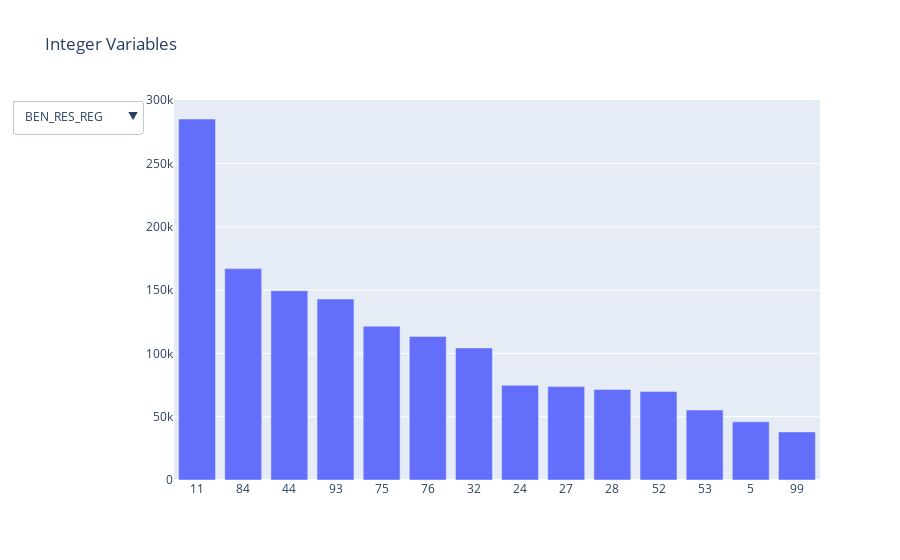

The notebook cell saved with this chart:
### Code cell
fig = go.Figure()

def add_value_count_trace(df, col):
    addTraceObj = \
        go.Bar(x=list(dfMain[col].value_counts().index),
               y=list(dfMain[col].value_counts()), visible=False)
    return addTraceObj

figAllTraces = [add_value_count_trace(dfMain, col)
                for col in varIntegerCols]

BUTTONS = []
i=-1
visibleOptions = [False for i in range(0,len(figAllTraces))]
for col in varIntegerCols:
    i+=1
    #print(i)
    #print(col)
    visibleList = copy.copy(visibleOptions)
    visibleList[i] = True
    tempDict = dict(label=col, method='update',
                    args=[{'visible': visibleList}])
    BUTTONS.append(tempDict)

for tempFig in figAllTraces:
    fig.add_trace(tempFig)

fig.update_layout(dict(xaxis={'type':'category'}), title_text="Integer Variables")    
    
fig.update_layout(
    updatemenus=[
        go.layout.Updatemenu(
            active=-1,
            buttons=BUTTONS,
            showactive=True
        )
    ]
)

fig.show()

### Figure 1 — Plotly figure (JSON) as saved in the notebook; plotly's stock layout.template omitted (floating-point values rounded to 4 significant figures; data arrays with more than 128 entries replaced by an {"elided": "..."} marker saying what was removed)
{"data": [{"type": "bar", "visible": false, "x": [201812], "y": [1513175]}, {"type": "bar", "visible": false, "x": [11, 99, 84, 44, 93, 75, 32, 76, 24, 28, 27, 52, 53, 5], "y": [405135, 137032, 127587, 124975, 112764, 92832, 86732, 85708, 77764, 60360, 59337, 57433, 43657, 41859]}, {"type": "bar", "visible": false, "x": [60, 70, 50, 0, 40, 80, 30, 20, 99], "y": [245691, 218355, 215036, 182211, 177801, 173026, 158129, 141287, 1639]}, {"type": "bar", "visible": true, "x": [11, 84, 44, 93, 75, 76, 32, 24, 27, 28, 52, 53, 5, 99], "y": [285156, 166979, 149498, 142974, 121544, 113426, 104333, 74748, 73769, 71571, 69984, 55285, 45920, 37988]}, {"type": "bar", "visible": false, "x": [0, 9, 1], "y": [895201, 580996, 36978]}, {"type": "bar", "visible": false, "x": [1, 3, 2, 4, 0], "y": [1227715, 161843, 119717, 3869, 31]}, {"type": "bar", "visible": false, "x": [2, 1], "y": [864629, 648546]}, {"type": "bar", "visible": false, "x": [121, 0, 71, 60, 16, 21, 44, 22, 42, 13, 43, 11, 12, 14, 30, 92, 45, 41, 85, 101, 23, 48, 72, 91], "y": [833032, 669415, 6101, 903, 814, 802, 723, 479, 257, 162, 123, 87, 85, 71, 40, 25, 22, 17, 5, 4, 3, 2, 2, 1]}, {"type": "bar", "visible": false, "x": [9999, 1110, 2206, 1205, 1102, 1101, 2100, 1111, 2201, 1201, 1107, 2202, 1203, 3401, 1104, 1103, 4301, 1106, 1109, 4401, 4303], "y": [1349035, 104531, 41611, 5112, 3901, 2815, 2604, 1532, 680, 406, 396, 245, 105, 70, 37, 33, 26, 18, 11, 6, 1]}, {"type": "bar", "visible": false, "x": [99, 11, 84, 93, 75, 76, 44, 32, 52, 27, 24, 28, 53, 5], "y": [1349037, 33544, 22481, 17890, 16019, 15612, 15350, 10953, 7235, 6777, 6166, 5634, 4050, 2427]}, {"type": "bar", "visible": false, "x": [99, 4, 6, 1, 2, 3], "y": [1349030, 105514, 48673, 9689, 263, 6]}, {"type": "bar", "visible": false, "x": [99, 11, 84, 93, 44, 76, 75, 32, 27, 52, 28, 53, 24, 5], "y": [1382889, 40051, 13396, 11604, 11035, 10058, 9890, 7293, 5872, 5496, 4862, 4502, 4497, 1730]}, {"type": "bar", "visible": false, "x": [9999, 2206, 1110, 1102, 1101, 2201, 1107, 1205, 1104, 2100, 1103, 2202, 1106, 1201, 1111, 1203, 4401, 4106, 4301, 4101, 1109, 3401, 1112, 4402, 4103, 4303, 4102, 4603, 4604, 4302, 2103, 1114, 4104, 4605, 1113], "y": [1383524, 43617, 31015, 23632, 19464, 3417, 2183, 1596, 906, 653, 616, 563, 438, 420, 359, 174, 115, 113, 107, 55, 34, 30, 28, 22, 20, 15, 14, 11, 10, 7, 5, 5, 5, 1, 1]}, {"type": "bar", "visible": false, "x": [9, 2, 1, 3], "y": [1477944, 30973, 4255, 3]}, {"type": "bar", "visible": false, "x": [99, 7, 36, 3, 14, 2, 1, 4, 5, 17, 8, 20, 15, 45, 22, 10, 11], "y": [1351831, 108986, 37913, 6648, 4966, 1916, 428, 263, 127, 36, 27, 10, 6, 6, 5, 4, 3]}, {"type": "bar", "visible": false, "x": [0, 8], "y": [1043904, 469271]}, {"type": "bar", "visible": false, "x": {"elided": "5934 int values"}, "y": {"elided": "5934 int values"}}, {"type": "bar", "visible": false, "x": {"elided": "5871 int values"}, "y": {"elided": "5871 int values"}}, {"type": "bar", "visible": false, "x": [2018, 2017, 2016, 1, 2015, 2014, 2013, 2012, 2010, 2009], "y": [1484417, 25145, 2656, 840, 65, 26, 19, 5, 1, 1]}, {"type": "bar", "visible": false, "x": [12, 11, 10, 9, 8, 7, 6, 5, 4, 3, 1, 2], "y": [808192, 428554, 112272, 50981, 22416, 21634, 18242, 13654, 11032, 9875, 8936, 7387]}, {"type": "bar", "visible": false, "x": [10, 30, 40, 70, 90, 22], "y": [1479557, 23853, 8215, 833, 582, 135]}, {"type": "bar", "visible": false, "x": [0], "y": [1513175]}, {"type": "bar", "visible": false, "x": [0, 2, 1, 3], "y": [1511066, 1711, 363, 35]}, {"type": "bar", "visible": false, "x": [1, 9, 0, 8, 7, 2, 5, 4, 3], "y": [863823, 580996, 25969, 18860, 16048, 6641, 453, 379, 6]}, {"type": "bar", "visible": false, "x": [99, 11, 35, 36, 16, 17, 12, 31, 18, 19, 14, 22, 34, 25, 21, 15, 33], "y": [580996, 556422, 339197, 32438, 2581, 620, 427, 222, 161, 41, 40, 16, 4, 4, 3, 2, 1]}, {"type": "bar", "visible": false, "x": [9, 0, 2, 1], "y": [1349030, 81160, 80915, 2070]}, {"type": "bar", "visible": false, "x": [99, 0, 41, 42, 62, 91, 20, 10, 43, 44, 30, 51, 21, 46, 45, 56, 82, 81, 54, 63, 57, 55, 92], "y": [580999, 475759, 132493, 108003, 57392, 46403, 44495, 19703, 14251, 12358, 7743, 4731, 3654, 1564, 1388, 654, 643, 294, 279, 168, 123, 51, 27]}, {"type": "bar", "visible": false, "x": [0, 9, 2, 1, 3, 4], "y": [875189, 580996, 47759, 6048, 3160, 23]}, {"type": "bar", "visible": false, "x": {"elided": "299 int values"}, "y": {"elided": "299 int values"}}, {"type": "bar", "visible": false, "x": [2, 1], "y": [1507656, 5519]}, {"type": "bar", "visible": false, "x": [0, 99, 4, 5, 1, 11, 12, 6, 3, 2], "y": [885118, 580996, 18865, 14955, 6362, 3211, 1669, 1093, 453, 453]}, {"type": "bar", "visible": false, "x": [31, 3, 4, 13, 24, 1, 34, 22, 5, 33, 28, 23, 6, 7, 25, 11, 12, 2, 27, 32, 26, 0, 10, 8], "y": [530669, 409316, 139418, 66210, 61851, 54319, 46381, 39388, 37582, 26481, 24389, 21930, 17053, 12703, 7088, 4484, 4030, 3871, 3772, 1425, 552, 169, 92, 2]}, {"type": "bar", "visible": false, "x": [11, 84, 44, 93, 75, 76, 32, 99, 52, 27, 28, 24, 53, 5], "y": [345984, 158814, 143255, 142736, 116015, 97947, 90351, 77088, 67627, 64790, 59877, 56522, 49452, 42717]}, {"type": "bar", "visible": false, "x": [0, 19, 60, 50, 26, 27, 30, 24, 29, 21, 55, 28, 99], "y": [1084137, 159782, 77196, 74866, 70378, 13640, 11477, 9065, 4892, 4315, 2337, 1089, 1]}, {"type": "bar", "visible": false, "x": [1, 2, 4, 7, 0, 8, 3, 6, 9, 5, 99], "y": [1040701, 154021, 143635, 70045, 59389, 13472, 11729, 8453, 4535, 4283, 2912]}, {"type": "bar", "visible": false, "x": [0, 1, 15, 4, 6, 7, 5, 11, 2, 3, 14, 33, 18, 8, 36, 42, 37, 12, 32, 13, 31, 9, 35, 34, 38, 80, 99], "y": [450781, 189043, 155522, 123940, 79375, 75896, 59387, 57699, 53006, 37243, 37046, 33635, 29402, 28692, 19363, 17493, 15064, 13395, 12253, 10952, 6655, 5556, 772, 765, 126, 112, 2]}, {"type": "bar", "visible": false, "x": [1, 9, 2, 8], "y": [986855, 486418, 39423, 479]}, {"type": "bar", "visible": false, "x": [99, 11, 84, 44, 93, 75, 76, 32, 52, 27, 28, 24, 53, 5], "y": [323473, 276693, 126092, 121537, 121029, 96292, 82278, 77163, 56759, 54254, 51126, 47453, 41200, 37826]}, {"type": "bar", "visible": false, "x": [0, 19, 99, 21, 24, 60, 26, 27, 29, 50, 55, 30, 28], "y": [1371654, 124599, 8107, 3395, 2716, 1160, 1140, 217, 115, 63, 5, 2, 2]}, {"type": "bar", "visible": false, "x": [1, 99, 4, 0, 9, 5, 6, 2, 7, 8, 3], "y": [1071933, 188737, 124101, 111642, 7820, 3309, 2696, 1578, 1140, 217, 2]}, {"type": "bar", "visible": false, "x": [0, 1, 15, 4, 7, 6, 5, 11, 14, 3, 2, 33, 18, 8, 42, 36, 12, 37, 32, 13, 99, 31, 9, 34, 35, 80, 38], "y": [363160, 353521, 183815, 99166, 66502, 62107, 52722, 50159, 38353, 32049, 29497, 29448, 29075, 18834, 16036, 15961, 14099, 12439, 12085, 10308, 8137, 7592, 5675, 1178, 1076, 105, 76]}, {"type": "bar", "visible": false, "x": [1, 9, 2, 8], "y": [876437, 565731, 69854, 1153]}, {"type": "bar", "visible": false, "x": [1, 9, 0], "y": [916131, 580996, 16048]}], "layout": {"autosize": true, "title": {"text": "Integer Variables"}, "updatemenus": [{"active": 3, "buttons": [{"args": [{"visible": [true, false, false, false, false, false, false, false, false, false, false, false, false, false, false, false, false, false, false, false, false, false, false, false, false, false, false, false, false, false, false, false, false, false, false, false, false, false, false, false, false, false, false]}], "label": "FLX_ANN_MOI", "method": "update"}, {"args": [{"visible": [false, true, false, false, false, false, false, false, false, false, false, false, false, false, false, false, false, false, false, false, false, false, false, false, false, false, false, false, false, false, false, false, false, false, false, false, false, false, false, false, false, false, false]}], "label": "ORG_CLE_REG", "method": "update"}, {"args": [{"visible": [false, false, true, false, false, false, false, false, false, false, false, false, false, false, false, false, false, false, false, false, false, false, false, false, false, false, false, false, false, false, false, false, false, false, false, false, false, false, false, false, false, false, false]}], "label": "AGE_BEN_SNDS", "method": "update"}, {"args": [{"visible": [false, false, false, true, false, false, false, false, false, false, false, false, false, false, false, false, false, false, false, false, false, false, false, false, false, false, false, false, false, false, false, false, false, false, false, false, false, false, false, false, false, false, false]}], "label": "BEN_RES_REG", "method": "update"}, {"args": [{"visible": [false, false, false, false, true, false, false, false, false, false, false, false, false, false, false, false, false, false, false, false, false, false, false, false, false, false, false, false, false, false, false, false, false, false, false, false, false, false, false, false, false, false, false]}], "label": "BEN_CMU_TOP", "method": "update"}, {"args": [{"visible": [false, false, false, false, false, true, false, false, false, false, false, false, false, false, false, false, false, false, false, false, false, false, false, false, false, false, false, false, false, false, false, false, false, false, false, false, false, false, false, false, false, false, false]}], "label": "BEN_QLT_COD", "method": "update"}, {"args": [{"visible": [false, false, false, false, false, false, true, false, false, false, false, false, false, false, false, false, false, false, false, false, false, false, false, false, false, false, false, false, false, false, false, false, false, false, false, false, false, false, false, false, false, false, false]}], "label": "BEN_SEX_COD", "method": "update"}, {"args": [{"visible": [false, false, false, false, false, false, false, true, false, false, false, false, false, false, false, false, false, false, false, false, false, false, false, false, false, false, false, false, false, false, false, false, false, false, false, false, false, false, false, false, false, false, false]}], "label": "DDP_SPE_COD", "method": "update"}, {"args": [{"visible": [false, false, false, false, false, false, false, false, true, false, false, false, false, false, false, false, false, false, false, false, false, false, false, false, false, false, false, false, false, false, false, false, false, false, false, false, false, false, false, false, false, false, false]}], "label": "ETE_CAT_SNDS", "method": "update"}, {"args": [{"visible": [false, false, false, false, false, false, false, false, false, true, false, false, false, false, false, false, false, false, false, false, false, false, false, false, false, false, false, false, false, false, false, false, false, false, false, false, false, false, false, false, false, false, false]}], "label": "ETE_REG_COD", "method": "update"}, {"args": [{"visible": [false, false, false, false, false, false, false, false, false, false, true, false, false, false, false, false, false, false, false, false, false, false, false, false, false, false, false, false, false, false, false, false, false, false, false, false, false, false, false, false, false, false, false]}], "label": "ETE_TYP_SNDS", "method": "update"}, {"args": [{"visible": [false, false, false, false, false, false, false, false, false, false, false, true, false, false, false, false, false, false, false, false, false, false, false, false, false, false, false, false, false, false, false, false, false, false, false, false, false, false, false, false, false, false, false]}], "label": "ETP_REG_COD", "method": "update"}, {"args": [{"visible": [false, false, false, false, false, false, false, false, false, false, false, false, true, false, false, false, false, false, false, false, false, false, false, false, false, false, false, false, false, false, false, false, false, false, false, false, false, false, false, false, false, false, false]}], "label": "ETP_CAT_SNDS", "method": "update"}, {"args": [{"visible": [false, false, false, false, false, false, false, false, false, false, false, false, false, true, false, false, false, false, false, false, false, false, false, false, false, false, false, false, false, false, false, false, false, false, false, false, false, false, false, false, false, false, false]}], "label": "MDT_TYP_COD", "method": "update"}, {"args": [{"visible": [false, false, false, false, false, false, false, false, false, false, false, false, false, false, true, false, false, false, false, false, false, false, false, false, false, false, false, false, false, false, false, false, false, false, false, false, false, false, false, false, false, false, false]}], "label": "MFT_COD", "method": "update"}, {"args": [{"visible": [false, false, false, false, false, false, false, false, false, false, false, false, false, false, false, true, false, false, false, false, false, false, false, false, false, false, false, false, false, false, false, false, false, false, false, false, false, false, false, false, false, false, false]}], "label": "PRS_FJH_TYP", "method": "update"}, {"args": [{"visible": [false, false, false, false, false, false, false, false, false, false, false, false, false, false, false, false, true, false, false, false, false, false, false, false, false, false, false, false, false, false, false, false, false, false, false, false, false, false, false, false, false, false, false]}], "label": "PRS_ACT_QTE", "method": "update"}, {"args": [{"visible": [false, false, false, false, false, false, false, false, false, false, false, false, false, false, false, false, false, true, false, false, false, false, false, false, false, false, false, false, false, false, false, false, false, false, false, false, false, false, false, false, false, false, false]}], "label": "FLT_ACT_QTE", "method": "update"}, {"args": [{"visible": [false, false, false, false, false, false, false, false, false, false, false, false, false, false, false, false, false, false, true, false, false, false, false, false, false, false, false, false, false, false, false, false, false, false, false, false, false, false, false, false, false, false, false]}], "label": "SOI_ANN", "method": "update"}, {"args": [{"visible": [false, false, false, false, false, false, false, false, false, false, false, false, false, false, false, false, false, false, false, true, false, false, false, false, false, false, false, false, false, false, false, false, false, false, false, false, false, false, false, false, false, false, false]}], "label": "SOI_MOI", "method": "update"}, {"args": [{"visible": [false, false, false, false, false, false, false, false, false, false, false, false, false, false, false, false, false, false, false, false, true, false, false, false, false, false, false, false, false, false, false, false, false, false, false, false, false, false, false, false, false, false, false]}], "label": "ASU_NAT", "method": "update"}, {"args": [{"visible": [false, false, false, false, false, false, false, false, false, false, false, false, false, false, false, false, false, false, false, false, false, true, false, false, false, false, false, false, false, false, false, false, false, false, false, false, false, false, false, false, false, false, false]}], "label": "ATT_NAT", "method": "update"}, {"args": [{"visible": [false, false, false, false, false, false, false, false, false, false, false, false, false, false, false, false, false, false, false, false, false, false, true, false, false, false, false, false, false, false, false, false, false, false, false, false, false, false, false, false, false, false, false]}], "label": "CPL_COD", "method": "update"}, {"args": [{"visible": [false, false, false, false, false, false, false, false, false, false, false, false, false, false, false, false, false, false, false, false, false, false, false, true, false, false, false, false, false, false, false, false, false, false, false, false, false, false, false, false, false, false, false]}], "label": "CPT_ENV_TYP", "method": "update"}, {"args": [{"visible": [false, false, false, false, false, false, false, false, false, false, false, false, false, false, false, false, false, false, false, false, false, false, false, false, true, false, false, false, false, false, false, false, false, false, false, false, false, false, false, false, false, false, false]}], "label": "DRG_AFF_NAT", "method": "update"}, {"args": [{"visible": [false, false, false, false, false, false, false, false, false, false, false, false, false, false, false, false, false, false, false, false, false, false, false, false, false, true, false, false, false, false, false, false, false, false, false, false, false, false, false, false, false, false, false]}], "label": "ETE_IND_TAA", "method": "update"}, {"args": [{"visible": [false, false, false, false, false, false, false, false, false, false, false, false, false, false, false, false, false, false, false, false, false, false, false, false, false, false, true, false, false, false, false, false, false, false, false, false, false, false, false, false, false, false, false]}], "label": "EXO_MTF", "method": "update"}, {"args": [{"visible": [false, false, false, false, false, false, false, false, false, false, false, false, false, false, false, false, false, false, false, false, false, false, false, false, false, false, false, true, false, false, false, false, false, false, false, false, false, false, false, false, false, false, false]}], "label": "MTM_NAT", "method": "update"}, {"args": [{"visible": [false, false, false, false, false, false, false, false, false, false, false, false, false, false, false, false, false, false, false, false, false, false, false, false, false, false, false, false, true, false, false, false, false, false, false, false, false, false, false, false, false, false, false]}], "label": "PRS_NAT", "method": "update"}, {"args": [{"visible": [false, false, false, false, false, false, false, false, false, false, false, false, false, false, false, false, false, false, false, false, false, false, false, false, false, false, false, false, false, true, false, false, false, false, false, false, false, false, false, false, false, false, false]}], "label": "PRS_PPU_SEC", "method": "update"}, {"args": [{"visible": [false, false, false, false, false, false, false, false, false, false, false, false, false, false, false, false, false, false, false, false, false, false, false, false, false, false, false, false, false, false, true, false, false, false, false, false, false, false, false, false, false, false, false]}], "label": "PRS_REM_TYP", "method": "update"}, {"args": [{"visible": [false, false, false, false, false, false, false, false, false, false, false, false, false, false, false, false, false, false, false, false, false, false, false, false, false, false, false, false, false, false, false, true, false, false, false, false, false, false, false, false, false, false, false]}], "label": "PRS_PDS_QCP", "method": "update"}, {"args": [{"visible": [false, false, false, false, false, false, false, false, false, false, false, false, false, false, false, false, false, false, false, false, false, false, false, false, false, false, false, false, false, false, false, false, true, false, false, false, false, false, false, false, false, false, false]}], "label": "EXE_INS_REG", "method": "update"}, {"args": [{"visible": [false, false, false, false, false, false, false, false, false, false, false, false, false, false, false, false, false, false, false, false, false, false, false, false, false, false, false, false, false, false, false, false, false, true, false, false, false, false, false, false, false, false, false]}], "label": "PSE_ACT_SNDS", "method": "update"}, {"args": [{"visible": [false, false, false, false, false, false, false, false, false, false, false, false, false, false, false, false, false, false, false, false, false, false, false, false, false, false, false, false, false, false, false, false, false, false, true, false, false, false, false, false, false, false, false]}], "label": "PSE_ACT_CAT", "method": "update"}, {"args": [{"visible": [false, false, false, false, false, false, false, false, false, false, false, false, false, false, false, false, false, false, false, false, false, false, false, false, false, false, false, false, false, false, false, false, false, false, false, true, false, false, false, false, false, false, false]}], "label": "PSE_SPE_SNDS", "method": "update"}, {"args": [{"visible": [false, false, false, false, false, false, false, false, false, false, false, false, false, false, false, false, false, false, false, false, false, false, false, false, false, false, false, false, false, false, false, false, false, false, false, false, true, false, false, false, false, false, false]}], "label": "PSE_STJ_SNDS", "method": "update"}, {"args": [{"visible": [false, false, false, false, false, false, false, false, false, false, false, false, false, false, false, false, false, false, false, false, false, false, false, false, false, false, false, false, false, false, false, false, false, false, false, false, false, true, false, false, false, false, false]}], "label": "PRE_INS_REG", "method": "update"}, {"args": [{"visible": [false, false, false, false, false, false, false, false, false, false, false, false, false, false, false, false, false, false, false, false, false, false, false, false, false, false, false, false, false, false, false, false, false, false, false, false, false, false, true, false, false, false, false]}], "label": "PSP_ACT_SNDS", "method": "update"}, {"args": [{"visible": [false, false, false, false, false, false, false, false, false, false, false, false, false, false, false, false, false, false, false, false, false, false, false, false, false, false, false, false, false, false, false, false, false, false, false, false, false, false, false, true, false, false, false]}], "label": "PSP_ACT_CAT", "method": "update"}, {"args": [{"visible": [false, false, false, false, false, false, false, false, false, false, false, false, false, false, false, false, false, false, false, false, false, false, false, false, false, false, false, false, false, false, false, false, false, false, false, false, false, false, false, false, true, false, false]}], "label": "PSP_SPE_SNDS", "method": "update"}, {"args": [{"visible": [false, false, false, false, false, false, false, false, false, false, false, false, false, false, false, false, false, false, false, false, false, false, false, false, false, false, false, false, false, false, false, false, false, false, false, false, false, false, false, false, false, true, false]}], "label": "PSP_STJ_SNDS", "method": "update"}, {"args": [{"visible": [false, false, false, false, false, false, false, false, false, false, false, false, false, false, false, false, false, false, false, false, false, false, false, false, false, false, false, false, false, false, false, false, false, false, false, false, false, false, false, false, false, false, true]}], "label": "TOP_PS5_TRG", "method": "update"}], "showactive": true}], "xaxis": {"autorange": true, "range": [-0.5, 13.5], "type": "category"}, "yaxis": {"autorange": true, "range": [0, 300200.0], "type": "linear"}}}
